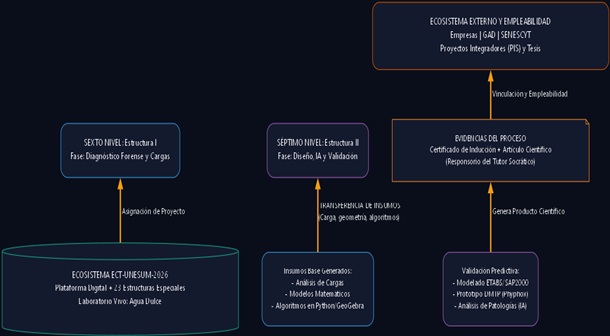

Here is the Python script that generated this plot:
# -*- coding: utf-8 -*-
"""
ORGANIGRAMA DE ENLACE - ANDAMIAJE EN CRECIMIENTO (V2 CORREGIDO)
Proyecto: ECT-UNESUM-2026
Secuencia: Ecosistema -> Sexto -> Séptimo -> Evidencia Científica -> Mercado
"""

import os
import graphviz

# Ruta de Graphviz
ruta_graphviz = r'C:\Program Files\Graphviz\bin'
if not os.path.exists(ruta_graphviz):
    ruta_graphviz = r'C:\Users\geryl\AppData\Local\Programs\Graphviz\bin'
os.environ["PATH"] += os.pathsep + ruta_graphviz

def generar_organigrama_enlace():
    # Gráfico de abajo hacia arriba (BT) con fondo oscuro
    dot = graphviz.Digraph(comment='Andamiaje ECT', format='png')
    dot.attr(rankdir='BT', size='12,12', nodesep='0.6', ranksep='0.7', bgcolor='#0a0e1a') 
    
    # Estilos generales (Fondo de cajas oscuro, texto blanco, borde neón)
    dot.attr('node', shape='box', style='filled, rounded', fontname='Segoe UI', fontcolor='white', margin='0.25', fillcolor='#141a2e')
    dot.attr('edge', color='#f39c12', penwidth='2.5', fontname='Segoe UI', fontsize='11', fontcolor='#ecf0f1')

    # --- NIVEL 1: LA BASE (El Ecosistema) ---
    dot.node('BASE', 'ECOSISTEMA ECT-UNESUM-2026\nPlataforma Digital + 23 Estructuras Especiales\nLaboratorio Vivo: Agua Dulce', 
             color='#16a085', shape='cylinder', fontsize='12', width='6')

    # --- NIVEL 2: SEXTO NIVEL (Diagnóstico) ---
    dot.node('S1', 'SEXTO NIVEL: Estructura I\nFase: Diagnóstico Forense y Cargas', color='#3498db', fontsize='12')
    dot.node('S2', 'Insumos Base Generados:\n- Análisis de Cargas\n- Modelos Matemáticos\n- Algoritmos en Python/GeoGebra', color='#3498db', fontsize='11')
    
    # --- NIVEL 3: SÉPTIMO NIVEL (Validación) ---
    dot.node('S3', 'SÉPTIMO NIVEL: Estructura II\nFase: Diseño, IA y Validación', color='#9b59b6', fontsize='12')
    dot.node('S4', 'Validación Predictiva:\n- Modelado ETABS/SAP2000\n- Prototipo DMTP (Phyphox)\n- Análisis de Patologías (IA)', color='#9b59b6', fontsize='11')

    # --- NIVEL 4: LA EVIDENCIA CIENTÍFICA (El puente al exterior) ---
    dot.node('EVIDENCIA', 'EVIDENCIAS DEL PROCESO\nCertificado de Inducción + Artículo Científico\n(Responsorio del Tutor Socrático)', 
             color='#e67e22', shape='note', fontsize='11', width='5')

    # --- NIVEL 5: ECOSISTEMA EXTERNO (El Crecimiento) ---
    dot.node('EXT', 'ECOSISTEMA EXTERNO Y EMPLEABILIDAD\nEmpresas | GAD | SENESCYT\nProyectos Integradores (PIS) y Tesis', color='#d35400', fontsize='12', width='6')

    # --- CONEXIONES DEL ANDAMIAJE (La secuencia lógica) ---
    # 1. El estudiante se alimenta del ecosistema
    dot.edge('BASE', 'S1', label=' Asignación de Proyecto')
    
    # 2. Los insumos suben de Sexto a Séptimo
    dot.edge('S2', 'S3', label=' TRANSFERENCIA DE INSUMOS\n(Carga, geometría, algoritmos)')
    
    # 3. Séptimo genera la evidencia científica
    dot.edge('S4', 'EVIDENCIA', label=' Genera Producto Científico')
    
    # 4. La evidencia valida el paso al exterior
    dot.edge('EVIDENCIA', 'EXT', label=' Vinculación y Empleabilidad')

    # Generar imagen
    nombre_archivo = 'organigrama_andamiaje_ect_v2'
    dot.render(nombre_archivo, view=True, cleanup=True)
    print(f"✅ Organigrama de Enlace generado con secuencia lógica: {nombre_archivo}.png")

if __name__ == "__main__":
    generar_organigrama_enlace()
